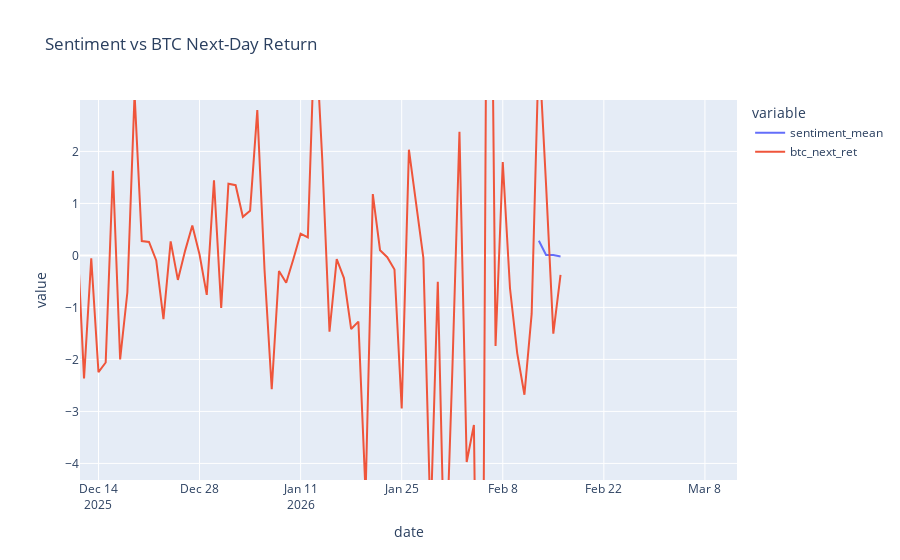

Notebook source saved alongside this figure:
### Markdown cell above
#### Correlation & Plot

### Code cell
corr_table = merged[['sentiment_mean', 'btc_next_ret', 'eth_next_ret', 'sol_next_ret']].corr()
display(corr_table.round(3))

fig = px.line(merged, x=merged.index, y=['sentiment_mean', 'btc_next_ret'],
              title='Sentiment vs BTC Next-Day Return')
fig.show()

### Figure 1 — Plotly figure (JSON) as saved in the notebook; plotly's stock layout.template omitted (floating-point values rounded to 4 significant figures; data arrays with more than 128 entries replaced by an {"elided": "..."} marker saying what was removed)
{"data": [{"hovertemplate": "variable=sentiment_mean<br>date=%{x}<br>value=%{y}<extra></extra>", "legendgroup": "sentiment_mean", "line": {"color": "#636efa", "dash": "solid"}, "marker": {"symbol": "circle"}, "mode": "lines", "name": "sentiment_mean", "orientation": "v", "showlegend": true, "type": "scatter", "x": {"elided": "366 str values"}, "xaxis": "x", "y": {"elided": "366 float values"}, "yaxis": "y"}, {"hovertemplate": "variable=btc_next_ret<br>date=%{x}<br>value=%{y}<extra></extra>", "legendgroup": "btc_next_ret", "line": {"color": "#EF553B", "dash": "solid"}, "marker": {"symbol": "circle"}, "mode": "lines", "name": "btc_next_ret", "orientation": "v", "showlegend": true, "type": "scatter", "x": {"elided": "366 str values"}, "xaxis": "x", "y": {"elided": "366 float values"}, "yaxis": "y"}], "layout": {"autosize": true, "dragmode": "pan", "legend": {"title": {"text": "variable"}, "tracegroupgap": 0}, "title": {"text": "Sentiment vs BTC Next-Day Return"}, "xaxis": {"anchor": "y", "autorange": false, "domain": [0, 1], "range": ["2025-12-11 10:36:41.6528", "2026-03-12 10:36:41.6528"], "title": {"text": "date"}, "type": "date"}, "yaxis": {"anchor": "x", "autorange": false, "domain": [0, 1], "range": [-4.319, 2.988], "title": {"text": "value"}, "type": "linear"}}}
